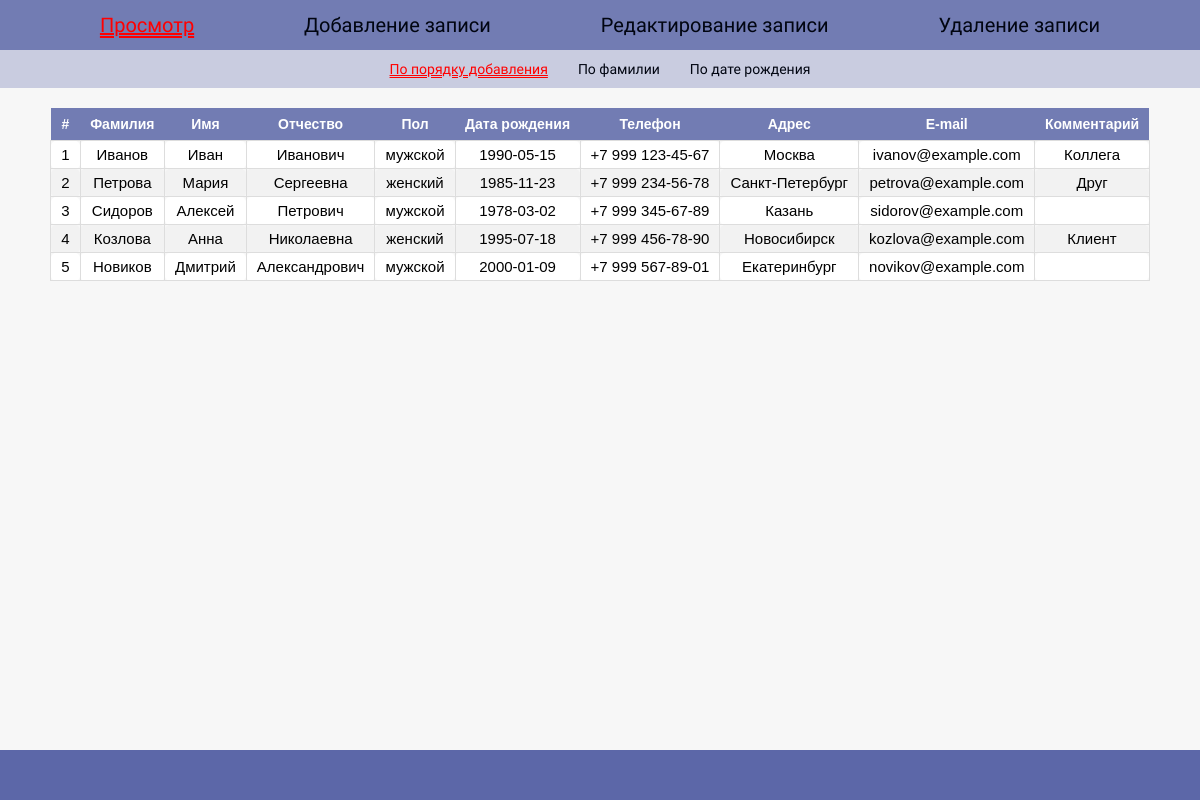
The page / on the database its author committed.
### tables this page shows
CREATE TABLE IF NOT EXISTS contacts (
    id       INT UNSIGNED AUTO_INCREMENT PRIMARY KEY,
    surname  VARCHAR(100) NOT NULL,
    name     VARCHAR(100) NOT NULL,
    lastname VARCHAR(100) DEFAULT '',
    gender   ENUM('мужской','женский') DEFAULT 'мужской',
    date     DATE DEFAULT NULL,
    phone    VARCHAR(50)  DEFAULT '',
    location VARCHAR(255) DEFAULT '',
    email    VARCHAR(150) DEFAULT '',
    comment  TEXT         DEFAULT '',
    created_at TIMESTAMP DEFAULT CURRENT_TIMESTAMP
);

### viewer.php (the view, shortened to what this page needs)
<?php
function getViewerContent(string $sort = 'id', int $page = 1): string {
    $pdo = getDB();
    $perPage = 10;
    $sortMap = [
        'id'      => 'id ASC',
        'surname' => 'surname ASC',
        'date'    => 'date ASC',
    ];
    $orderBy = $sortMap[$sort] ?? 'id ASC';
    $total = (int)$pdo->query('SELECT COUNT(*) FROM contacts')->fetchColumn();
    $totalPages = max(1, (int)ceil($total / $perPage));
    $page = max(1, min($page, $totalPages));
    $offset = ($page - 1) * $perPage;
    $stmt = $pdo->prepare("SELECT * FROM contacts ORDER BY $orderBy LIMIT :limit OFFSET :offset");
    $stmt->bindValue(':limit', $perPage, PDO::PARAM_INT);
    $stmt->bindValue(':offset', $offset, PDO::PARAM_INT);
    $stmt->execute();
    $rows = $stmt->fetchAll();
    $html = '<div style="overflow-x:auto;margin:20px auto;max-width:98%;">';
    $html .= '<table>';
    $html .= '<thead><tr>
        <th>#</th>
        <th>Фамилия</th>
        <th>Имя</th>
        <th>Отчество</th>
        <th>Пол</th>
        <th>Дата рождения</th>
        <th>Телефон</th>
        <th>Адрес</th>
        <th>E-mail</th>
        <th>Комментарий</th>
    </tr></thead><tbody>';
    foreach ($rows as $i => $row) {
        $html .= '<tr>';
        $html .= '<td>' . ($offset + $i + 1) . '</td>';
        $html .= '<td>' . htmlspecialchars($row['surname']) . '</td>';
        $html .= '<td>' . htmlspecialchars($row['name']) . '</td>';
        $html .= '<td>' . htmlspecialchars($row['lastname']) . '</td>';
        $html .= '<td>' . htmlspecialchars($row['gender']) . '</td>';
        $html .= '<td>' . htmlspecialchars($row['date']) . '</td>';
        $html .= '<td>' . htmlspecialchars($row['phone']) . '</td>';
        $html .= '<td>' . htmlspecialchars($row['location']) . '</td>';
        $html .= '<td>' . htmlspecialchars($row['email']) . '</td>';
        $html .= '<td>' . htmlspecialchars($row['comment']) . '</td>';
        $html .= '</tr>';
    }
    $html .= '</tbody></table></div>';
    return $html;
}

### index.php (shortened to what this page needs)
<?php
require_once 'menu.php';
require_once 'viewer.php';
$page = isset($_GET['page']) ? (int)$_GET['page'] : 1;
$sort = isset($_GET['sort']) ? $_GET['sort'] : 'id';
$action = isset($_GET['action']) ? $_GET['action'] : 'view';
?>
<!DOCTYPE html>
<html lang="ru">
<head>
    <link rel="stylesheet" href="style.css">
</head>
<body>
<?php $menuData = getMenu($action, $sort); ?>
<header>
    <?= $menuData['menu'] ?>
</header>
<?php if (!empty($menuData['submenu'])): ?>
<div class="submenu-bar">
    <?= $menuData['submenu'] ?>
</div>
<?php endif; ?>
<main>
<?php
if ($action === 'view') {
    echo getViewerContent($sort, $page);
} elseif ($action === 'add') {
    require_once 'add.php';
} elseif ($action === 'edit') {
    require_once 'edit.php';
} elseif ($action === 'delete') {
    require_once 'delete.php';
}
?>
</main>
<footer></footer>
</body>
</html>

### menu.php
<?php
function getMenu(string $currentAction = 'view', string $currentSort = 'id'): array {
    $menuItems = [
        'view'   => 'Просмотр',
        'add'    => 'Добавление записи',
        'edit'   => 'Редактирование записи',
        'delete' => 'Удаление записи',
    ];
    $menu = '';
    foreach ($menuItems as $action => $label) {
        $class = ($currentAction === $action) ? 'select' : '';
        $menu .= '<a href="index.php?action=' . $action . '" class="' . $class . '">' . htmlspecialchars($label) . '</a>';
    }
    $submenu = '';
    if ($currentAction === 'view') {
        $sortItems = [
            'id'      => 'По порядку добавления',
            'surname' => 'По фамилии',
            'date'    => 'По дате рождения',
        ];
        $submenu .= '<div class="submenu">';
        foreach ($sortItems as $sort => $label) {
            $class = ($currentSort === $sort) ? 'select' : '';
            $submenu .= '<a href="index.php?action=view&sort=' . $sort . '" class="' . $class . '">' . htmlspecialchars($label) . '</a>';
        }
        $submenu .= '</div>';
    }
    return ['menu' => $menu, 'submenu' => $submenu];
}

### style.css (style rules this page uses)
:root { --color_a: rgb(1, 5, 17); --back_a: rgba(92, 103, 168, 0.541); }
html { font-family: sans-serif; font-size: 17px; }
body { padding: 0; margin: 0; font-family: sans-serif; background-color: rgb(247, 247, 247); font-size: 20px; padding-bottom: 60px; }
*, *::after, *::before { box-sizing: border-box; }
main { text-align: center; }
header { width: 100%; height: 50px; background-color: rgba(92, 103, 168, 0.856); display: inline-flex; justify-content: space-evenly; align-items: center; }
a { font-family: 'Lemonada', cursive; text-decoration: none; color: var(--color_a); }
.select { color: red !important; text-decoration: underline; text-decoration-style: double; }
header a { background: var(--back_a_a); padding: 10px; border-radius: 5px; color: var(--color_a); }
header a.select { color: red; }
.submenu-bar { background-color: rgba(92, 103, 168, 0.3); padding: 5px 0; }
.submenu { display: flex; justify-content: center; margin-bottom: 0; }
.submenu a { display: block; padding: 6px 15px; text-decoration: none; text-align: center; font-size: 14px; }
.submenu .select { color: red; text-decoration: underline; text-decoration-style: double; }
table { margin: 0 auto; font-size: 15px; border-collapse: collapse; }
thead tr { background-color: rgba(92, 103, 168, 0.856); color: white; }
th { padding: 8px 10px; font-size: 14px; }
td { background-color: white; padding: 5px 10px; border-radius: 5px; border: 1px solid #ddd; }
tr:nth-child(even) td { background-color: #f2f2f2; }
footer { width: 100%; height: 50px; background-color: rgb(92, 103, 168); position: fixed; bottom: 0; left: 0; }

### rows shown on the page
contacts: i "1", surname "Иванов", name "Иван", lastname "Иванович", gender "мужской", date "1990-05-15", phone "+7 999 123-45-67", location "Москва", email "ivanov@example.com", comment "Коллега"
contacts: i "2", surname "Петрова", name "Мария", lastname "Сергеевна", gender "женский", date "1985-11-23", phone "+7 999 234-56-78", location "Санкт-Петербург", email "petrova@example.com", comment "Друг"
contacts: i "3", surname "Сидоров", name "Алексей", lastname "Петрович", gender "мужской", date "1978-03-02", phone "+7 999 345-67-89", location "Казань", email "sidorov@example.com"
contacts: i "4", surname "Козлова", name "Анна", lastname "Николаевна", gender "женский", date "1995-07-18", phone "+7 999 456-78-90", location "Новосибирск", email "kozlova@example.com", comment "Клиент"
contacts: i "5", surname "Новиков", name "Дмитрий", lastname "Александрович", gender "мужской", date "2000-01-09", phone "+7 999 567-89-01", location "Екатеринбург", email "novikov@example.com"

### other values the page prints
$label "Просмотр"
$label "Добавление записи"
$label "Редактирование записи"
$label "Удаление записи"
$label "По порядку добавления"
$label "По фамилии"
$label "По дате рождения"
